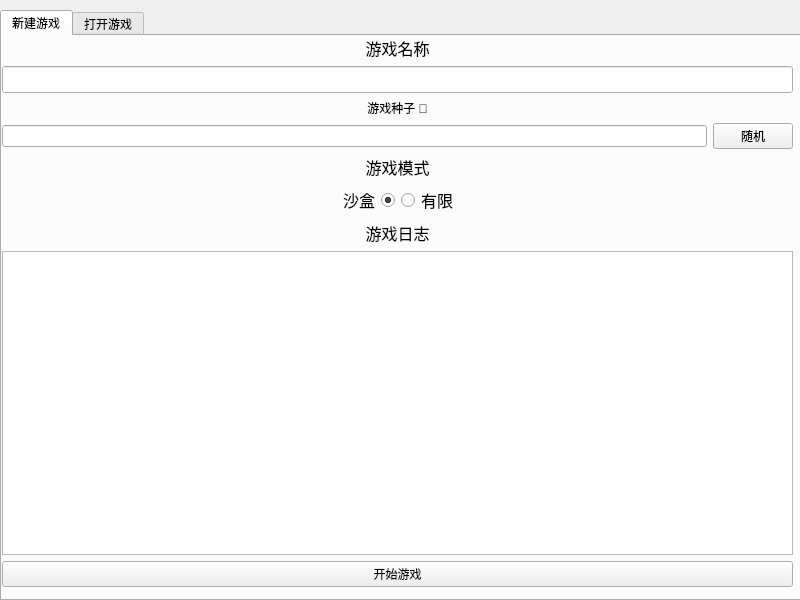
<?xml version="1.0" encoding="UTF-8"?>
<ui version="4.0">
 <class>MainWindow</class>
 <widget class="QMainWindow" name="MainWindow">
  <property name="geometry">
   <rect>
    <x>0</x>
    <y>0</y>
    <width>800</width>
    <height>600</height>
   </rect>
  </property>
  <property name="minimumSize">
   <size>
    <width>800</width>
    <height>600</height>
   </size>
  </property>
  <property name="maximumSize">
   <size>
    <width>800</width>
    <height>600</height>
   </size>
  </property>
  <property name="windowTitle">
   <string>Rust Craft 2D Launcher</string>
  </property>
  <widget class="QWidget" name="main_widget">
   <widget class="QWidget" name="verticalLayoutWidget">
    <property name="geometry">
     <rect>
      <x>0</x>
      <y>10</y>
      <width>801</width>
      <height>591</height>
     </rect>
    </property>
    <layout class="QVBoxLayout" name="main_layout">
     <item>
      <widget class="QTabWidget" name="main_tab">
       <property name="currentIndex">
        <number>0</number>
       </property>
       <widget class="QWidget" name="new_game_tab">
        <attribute name="title">
         <string>新建游戏</string>
        </attribute>
        <widget class="QWidget" name="verticalLayoutWidget_2">
         <property name="geometry">
          <rect>
           <x>0</x>
           <y>0</y>
           <width>791</width>
           <height>551</height>
          </rect>
         </property>
         <layout class="QVBoxLayout" name="new_game_layout">
          <item>
           <widget class="QLabel" name="new_game_name_label">
            <property name="font">
             <font>
              <pointsize>12</pointsize>
             </font>
            </property>
            <property name="text">
             <string>游戏名称</string>
            </property>
            <property name="alignment">
             <set>Qt::AlignHCenter|Qt::AlignTop</set>
            </property>
           </widget>
          </item>
          <item>
           <widget class="QLineEdit" name="new_game_name">
            <property name="font">
             <font>
              <pointsize>12</pointsize>
             </font>
            </property>
            <property name="alignment">
             <set>Qt::AlignHCenter|Qt::AlignTop</set>
            </property>
           </widget>
          </item>
          <item>
           <widget class="QLabel" name="new_game_seed_label">
            <property name="toolTip">
             <string>为随即地形生成设置种子.
种子的取值为-1-2147483647
种子为-1则为超平坦地形</string>
            </property>
            <property name="text">
             <string>游戏种子 </string>
            </property>
            <property name="alignment">
             <set>Qt::AlignCenter</set>
            </property>
            <property name="wordWrap">
             <bool>false</bool>
            </property>
           </widget>
          </item>
          <item>
           <layout class="QHBoxLayout" name="new_game_seed_layout">
            <item>
             <widget class="QLineEdit" name="new_game_seed_input">
              <property name="clearButtonEnabled">
               <bool>false</bool>
              </property>
             </widget>
            </item>
            <item>
             <widget class="QPushButton" name="new_game_seed_random">
              <property name="text">
               <string>随机</string>
              </property>
             </widget>
            </item>
           </layout>
          </item>
          <item>
           <widget class="QLabel" name="new_game_type_label">
            <property name="font">
             <font>
              <pointsize>12</pointsize>
             </font>
            </property>
            <property name="text">
             <string>游戏模式</string>
            </property>
            <property name="alignment">
             <set>Qt::AlignHCenter|Qt::AlignTop</set>
            </property>
           </widget>
          </item>
          <item>
           <layout class="QHBoxLayout" name="new_game_type_layout">
            <item>
             <widget class="QRadioButton" name="new_game_type_sandbox">
              <property name="font">
               <font>
                <pointsize>12</pointsize>
               </font>
              </property>
              <property name="layoutDirection">
               <enum>Qt::RightToLeft</enum>
              </property>
              <property name="text">
               <string>沙盒</string>
              </property>
              <property name="checked">
               <bool>true</bool>
              </property>
             </widget>
            </item>
            <item>
             <widget class="QRadioButton" name="new_game_type_survival">
              <property name="font">
               <font>
                <pointsize>12</pointsize>
               </font>
              </property>
              <property name="text">
               <string>有限</string>
              </property>
             </widget>
            </item>
           </layout>
          </item>
          <item>
           <widget class="QLabel" name="new_game_log_label">
            <property name="font">
             <font>
              <pointsize>12</pointsize>
             </font>
            </property>
            <property name="text">
             <string>游戏日志</string>
            </property>
            <property name="alignment">
             <set>Qt::AlignHCenter|Qt::AlignTop</set>
            </property>
           </widget>
          </item>
          <item>
           <widget class="QTextEdit" name="new_game_log">
            <property name="font">
             <font>
              <pointsize>12</pointsize>
             </font>
            </property>
            <property name="readOnly">
             <bool>true</bool>
            </property>
           </widget>
          </item>
          <item>
           <widget class="QPushButton" name="new_game_start_button">
            <property name="text">
             <string>开始游戏</string>
            </property>
           </widget>
          </item>
         </layout>
        </widget>
       </widget>
       <widget class="QWidget" name="open_game_tab">
        <attribute name="title">
         <string>打开游戏</string>
        </attribute>
        <widget class="QWidget" name="verticalLayoutWidget_3">
         <property name="geometry">
          <rect>
           <x>0</x>
           <y>0</y>
           <width>791</width>
           <height>551</height>
          </rect>
         </property>
         <layout class="QVBoxLayout" name="open_game_layout">
          <item>
           <widget class="QLabel" name="open_game_name_label">
            <property name="font">
             <font>
              <pointsize>12</pointsize>
             </font>
            </property>
            <property name="text">
             <string>游戏名称</string>
            </property>
            <property name="alignment">
             <set>Qt::AlignHCenter|Qt::AlignTop</set>
            </property>
           </widget>
          </item>
          <item>
           <widget class="QListWidget" name="open_game_name">
            <property name="font">
             <font>
              <pointsize>12</pointsize>
             </font>
            </property>
           </widget>
          </item>
          <item>
           <widget class="QLabel" name="open_game_log_label">
            <property name="font">
             <font>
              <pointsize>12</pointsize>
             </font>
            </property>
            <property name="text">
             <string>游戏日志</string>
            </property>
            <property name="alignment">
             <set>Qt::AlignHCenter|Qt::AlignTop</set>
            </property>
           </widget>
          </item>
          <item>
           <widget class="QTextEdit" name="open_game_log">
            <property name="font">
             <font>
              <pointsize>12</pointsize>
             </font>
            </property>
            <property name="readOnly">
             <bool>true</bool>
            </property>
           </widget>
          </item>
          <item>
           <layout class="QHBoxLayout" name="open_game_button_layout">
            <item>
             <widget class="QPushButton" name="open_game_update_list">
              <property name="text">
               <string>刷新存档列表</string>
              </property>
             </widget>
            </item>
            <item>
             <widget class="QPushButton" name="open_game_start_button">
              <property name="text">
               <string>开始游戏</string>
              </property>
             </widget>
            </item>
            <item>
             <widget class="QPushButton" name="open_game_delete_button">
              <property name="text">
               <string>删除存档</string>
              </property>
             </widget>
            </item>
           </layout>
          </item>
         </layout>
        </widget>
       </widget>
      </widget>
     </item>
    </layout>
   </widget>
  </widget>
 </widget>
 <resources/>
 <connections/>
</ui>
